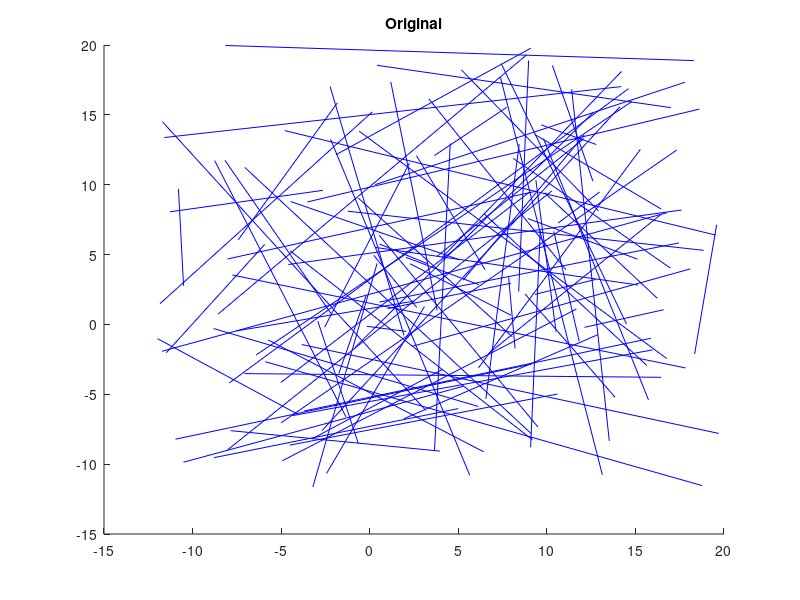
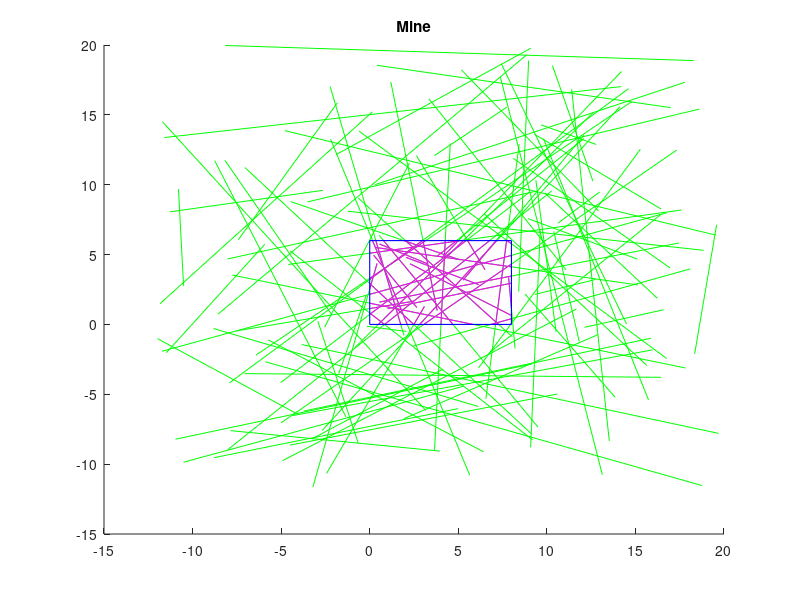

The MATLAB script that drew these images, in order:
clear;close all;clc;

%% 产生随机线段并画出
n = 100;
Xmin = 0; Xmax = 8;
Ymin = 0; Ymax = 6;
figure(1);title('Original'); hold on;

P1x = rand(1,n-5)*32-12;
P1x=[P1x,rand(1,5)*8];
P2x = rand(1,n-5)*32-12;
P2x=[P2x,rand(1,5)*8];
P1y = rand(1,n-5)*32-12;
P1y=[P1y,rand(1,5)*6];
P2y = rand(1,n-5)*32-12;
P2y=[P2y,rand(1,5)*6];

for i = 1:n
    plot([P1x(i),P2x(i)],[P1y(i),P2y(i)],'b-');
end
hold off;

%% mine 计算与绘图
d = Ymax;
c = Xmax;
figure(2);title('Mine'); hold on;
for i = 1:n
    plot([P1x(i),P2x(i)],[P1y(i),P2y(i)],'g-');
    k0 = (P2y(i)-P1y(i))/(P2x(i)-P1x(i));
    b0 = P1y(i) - k0*P1x(i);
    y0=min(P1y(i),P2y(i));
    y1=max(P1y(i),P2y(i));
    if k0>0 && b0<0
        y0_=0;
        if k0>(d-b0)/c
            y1_=d;
        elseif -b0/c<k0 && k0<=(d-b0)/c
            y1_=c*k0+b0;
        else
            y1_=y0_;
        end
    elseif k0<0 && b0>d
        y1_=d;
        if k0<-b0/c
            y0_=0;
        elseif -b0/c<=k0 && k0<(d-b0)/c
            y0_=c*k0+b0;
        else
            y0_=y1_;
        end
    elseif k0>=0 && b0>0 && b0<d
        y0_=b0;
        if k0>(d-b0)/c
            y1_=d;
        else
            y1_=c*k0+b0;
        end
    elseif k0<0 && b0>0 && b0<d
        y1_=b0;
        if k0<0-b0/c
            y0_=0;
        else
            y0_=c*k0+b0;
        end
    else
        y0_=0;
        y1_=0;
    end
    
    % 一维剪裁
    if y1_>y0_
        if y1>y0_ && y0<y1_ && y1>y0
            if y1>=y1_ && y0>=y0_
                y1e=y1_;
                y0e=y0;
            elseif y0<=y0_ && y1<=y1_
                y0e=y0_;
                y1e=y1;
            elseif y1>=y1_ && y0<=y0_
                y1e=y1_;
                y0e=y0_;
            else
                y1e=y1;
                y0e=y0;
            end
        x0e=(y0e-b0)/k0;
        x1e=(y1e-b0)/k0;
        plot([x0e,x1e],[y0e,y1e],'m-','LineWidth',0.8);
        else
        end
    else
    end
end
plot([Xmin Xmax Xmax Xmin Xmin],[Ymin Ymin Ymax Ymax Ymin],'b-','LineWidth',0.8);
hold off;